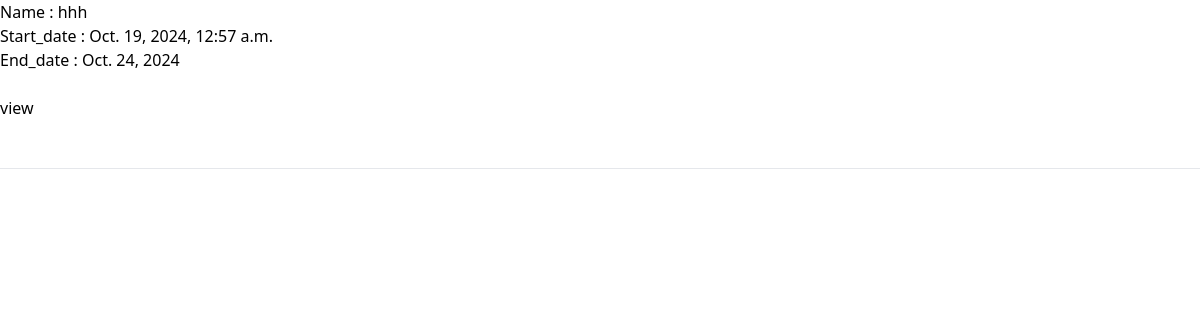
The app's page /officer/schemes/, older data.
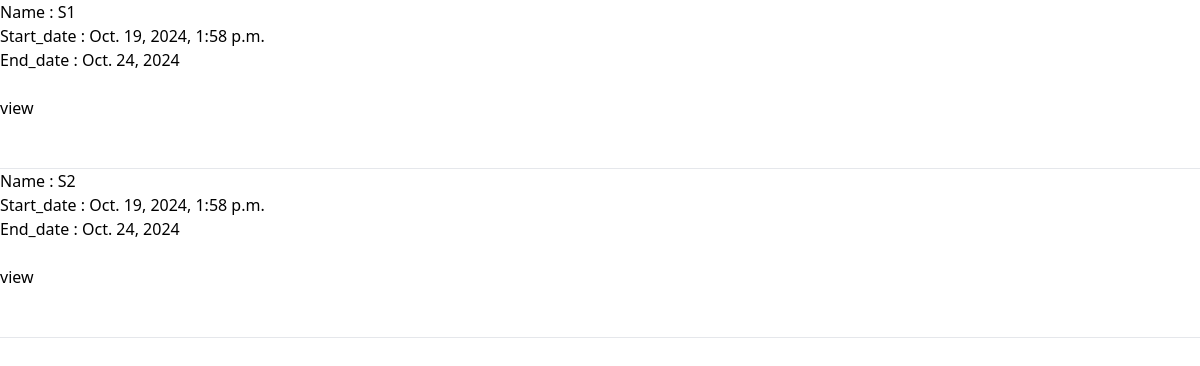
The same page, newer data.
### officer/models.py (models this page shows, shortened)
class Scheme(models.Model):
    name=models.CharField(max_length=250)
    type=models.CharField(max_length=50,choices=schem_type)
    description=models.CharField(max_length=250)
    criteria=models.CharField(max_length=250)
    start_date=models.DateTimeField(auto_now_add=True)
    end_date=models.DateField()

### officer/views/schemes.py (the view)
# urls.py: path('schemes/',schemes.index,name='schemes'),
def index(request):
    schemes=Scheme.objects.all()
    return render(request,'officer/schemes/index.html',{'schemes':schemes})

### officer/templates/officer/schemes/index.html
{% extends 'base.html' %}
{% block content %}
<ol>
{% for scheme in schemes %}
<li>
    Name : {{scheme.name}} <br>
    Start_date : {{scheme.start_date}} <br>
    End_date : {{scheme.end_date}} <br> <br>
    <a href="{% url 'officer:details_schemes' scheme.id %}"> view</a>
</li>
<br><br><hr>
{% endfor %}
</ol>
{% endblock content %}

### templates/base.html (shortened to what this page needs)
<!DOCTYPE html>
<html lang="en">
<head>
    <script src="https://cdn.tailwindcss.com"></script>
</head>
<body>
    {% block content %}
    {% endblock content %}
</body>
</html>

Row changes from the older to the newer data that the page shows:
removed Scheme: name "hhh", start_date "Oct. 19, 2024, 12:57 a.m.", end_date "Oct. 24, 2024"
added Scheme: name "S1", start_date "Oct. 19, 2024, 1:58 p.m.", end_date "Oct. 24, 2024"
added Scheme: name "S2", start_date "Oct. 19, 2024, 1:58 p.m.", end_date "Oct. 24, 2024"
